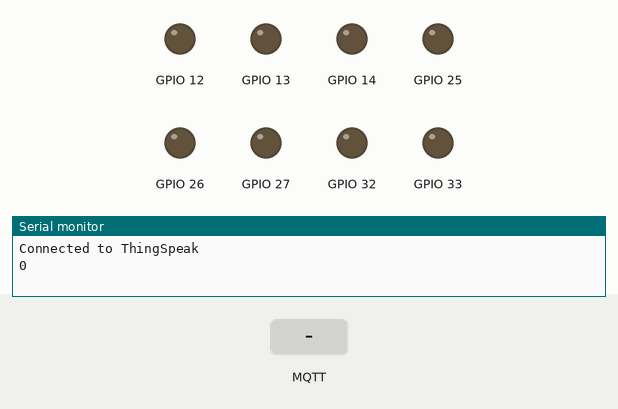
A sketch run on a simulated ESP32. Shown: output pins drawn as LEDs (lit = HIGH), the last lines printed to the serial monitor. The test bench sets the inputs (shaded band). WiFi joins after 1.5 s; servers stay silent unless stated; no MQTT or app messages arrive unless stated.

Above: at 2.7 s.
2.8 s: MQTT message "1L1" arrives on the first subscribed topic
At 3.5 s:
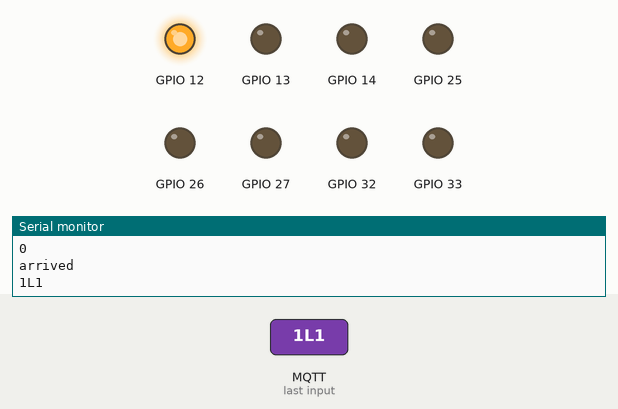
4.3 s: MQTT message "2L1" arrives on the first subscribed topic
At 4.6 s:
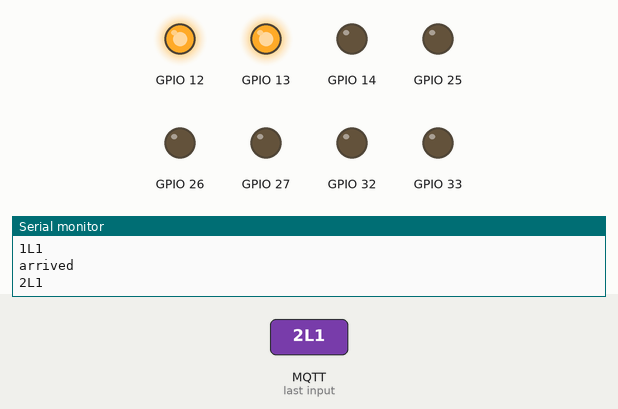
5.8 s: MQTT message "1L0" arrives on the first subscribed topic
At 6.9 s:
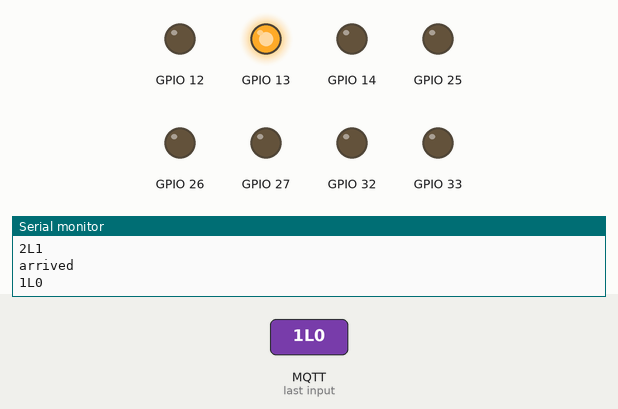
7.3 s: MQTT message "3L1" arrives on the first subscribed topic
At 8.1 s:
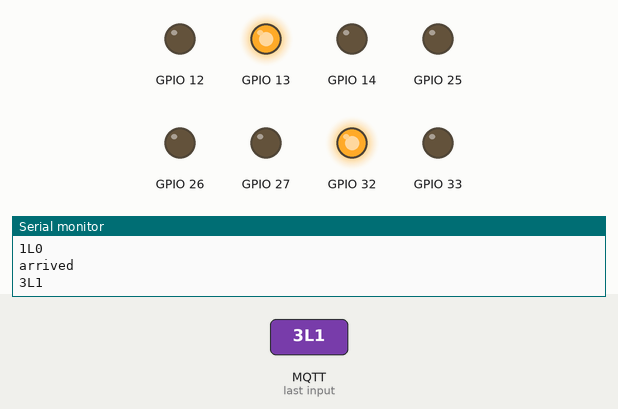
8.8 s: MQTT message "2L0" arrives on the first subscribed topic
At 9.2 s:
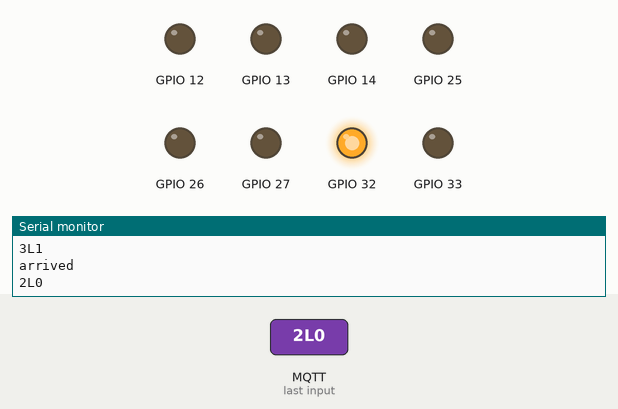
10.3 s: MQTT message "4L1" arrives on the first subscribed topic
At 11.6 s:
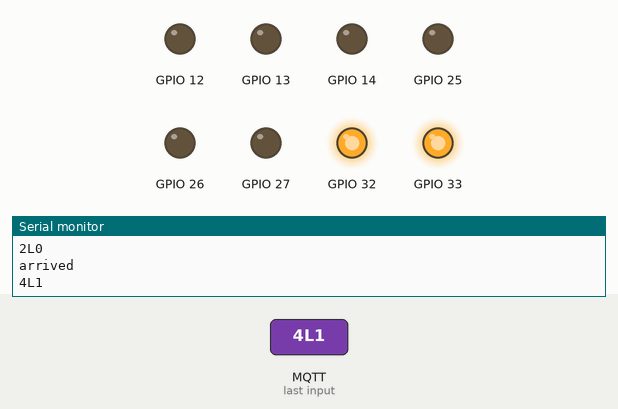
Timing chart, 0 to 12.8 s (numbered marks = the images above; inputs shaded):
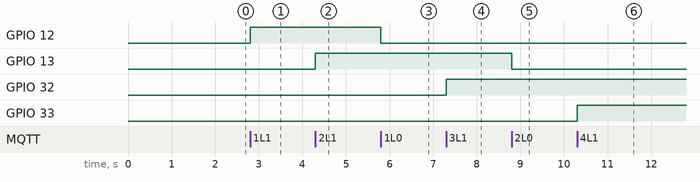

Measured:
- after the input at 2.8 s, GPIO 12: LOW → HIGH at once
- after the input at 4.3 s, GPIO 13: LOW → HIGH at once
- after the input at 5.8 s, GPIO 12: HIGH → LOW at once
- after the input at 7.3 s, GPIO 32: LOW → HIGH at once
- after the input at 8.8 s, GPIO 13: HIGH → LOW at once
- after the input at 10.3 s, GPIO 33: LOW → HIGH at once

The sketch:

home_appliances__voice_command_Google_Assistant.ino
```cpp
//Home Appliances are operated using Google Assistant
// Google Asst.------->ThingSpeak MQTT------->ESP32

#include<WiFi.h>
#include<PubSubClient.h>

//Enter your Network details
const char *ssid="ssid";
const char *password="password";

//ThingSpeak MQTT User details
const char *serverMqtt="mqtt.thingspeak.com";
const int portMqtt=1883;
const char* userMqtt="any";   //user name:any
const char* apiMqtt="XXXXXXXXXXXXXX";  //API Key from My Profile of ThingSpeak
const char* apiRead="XXXXXXXXXXXXXX";  //API Keys from channel API keys
const char* apiWrite="XXXXXXXXXXXXXX";

WiFiClient iot;
PubSubClient client(iot);
String msg="";

void getMsg(char* topic,byte* payload,unsigned int length)
{
  int i=0;
  //Empty the previous message
  msg="";
  //Get the new message
  for(i=0;i<length;i++)
  {
    if(((char)payload[i]!='\r')&&((char)payload[i]!='\n'))
    msg+=(char)payload[i];
  }
  //Serial print is optional
  Serial.println("arrived");
  //length=0;

  if(msg=="1L1")
  {
    digitalWrite(12,HIGH);
    Serial.println("1L1");
  }
  else if(msg=="1L0")
  {
    digitalWrite(12,LOW);
    Serial.println("1L0");
  }
  else if(msg=="2L1")
  {
    digitalWrite(13,HIGH);
    Serial.println("2L1");
  }
  else if(msg=="2L0")
  {
    digitalWrite(13,LOW);
    Serial.println("2L0");
  }
  else if(msg=="3L1")
  {
    digitalWrite(32,HIGH);
    Serial.println("3L1");
  }
  else if(msg=="3L0")
  {
    digitalWrite(32,LOW);
    Serial.println("3L0");
  }
  else if(msg=="4L1")
  {
    digitalWrite(33,HIGH);
    Serial.println("4L1");
  }
  else if(msg=="4L0")
  {
    digitalWrite(33,LOW);
    Serial.println("4L0");
  }
  else if(msg=="5L1")
  {
    digitalWrite(25,HIGH);
    Serial.println("5L1");
  }
  else if(msg=="5L0")
  {
    digitalWrite(25,LOW);
    Serial.println("5L0");
  }
  else if(msg=="6L1")
  {
    digitalWrite(26,HIGH);
    Serial.println("6L1");
  }
  else if(msg=="6L0")
  {
    digitalWrite(26,LOW);
    Serial.println("6L0");
  }
  else if(msg=="7L1")
  {
    digitalWrite(27,HIGH);
    Serial.println("7L1");
  }
  else if(msg=="7L0")
  {
    digitalWrite(27,LOW);
    Serial.println("7L0");
  }
  else if(msg=="8L1")
  {
    digitalWrite(14,HIGH);
    Serial.println("8L1");
  }
  else if(msg=="8L0")
  {
    digitalWrite(14,LOW);
    Serial.println("8L0");
  }
}

void setup()
{
  //Use the required GPIO pins
  pinMode(12,OUTPUT);
  digitalWrite(12,LOW);
  pinMode(13,OUTPUT);
  digitalWrite(13,LOW);
  pinMode(32,OUTPUT);
  digitalWrite(32,LOW);
  pinMode(33,OUTPUT);
  digitalWrite(33,LOW);
  pinMode(25,OUTPUT);
  digitalWrite(25,LOW);
  pinMode(26,OUTPUT);
  digitalWrite(26,LOW);
  pinMode(27,OUTPUT);
  digitalWrite(27,LOW);
  pinMode(14,OUTPUT);
  digitalWrite(14,LOW);

  //Serial port is optional
  //used only for evaluation
  Serial.begin(115200);
  WiFi.begin(ssid,password);
  while(WiFi.status()!=WL_CONNECTED)
  {

  }
  //set the server details with ThingSpeak mqtt
  client.setServer(serverMqtt,portMqtt);
  //Assign a callback function to receive the data from ThingSpeak MQTT
  client.setCallback(getMsg);

  while(!client.connected())
  {
    if(client.connect("ClientId",userMqtt,apiMqtt))
    {
      Serial.println("Connected to ThingSpeak");
      Serial.println(client.state());
    }
    else
    {
      Serial.println(client.state());
    }
  }
  //Enter your channel ID and Read API Key
  client.subscribe("channels/<channel id>/subscribe/fields/field1/<Read API Key>");
}

void loop()
{
  //To ensure network connectivity
  if(!client.connected())
  {
    Serial.println("Connecting to:"+String(ssid));
    if(WiFi.status()!=WL_CONNECTED)
    {
      WiFi.begin(ssid,password);
      while(WiFi.status()!=WL_CONNECTED)
      {

      }
    }
    Serial.println("Connected to:"+String(ssid));
    while(!client.connected())
    {
      if(client.connect("ClientId",userMqtt,apiMqtt))
      {
        Serial.println("Connected to ThingSpeak");
        Serial.println(client.state());
      }
      else
      {
        Serial.println(client.state());
      }
    }
    client.subscribe("channels/<channel id>/subscribe/fields/field1/<Read API Key>");
  }
  client.loop();
}
```
